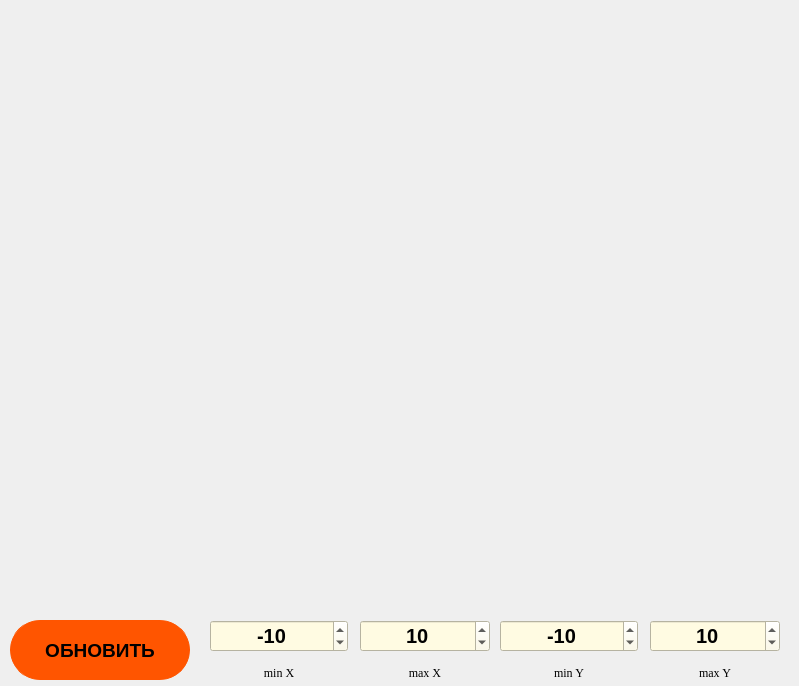
<?xml version="1.0" encoding="UTF-8"?>
<ui version="4.0">
 <class>GraphView</class>
 <widget class="QDialog" name="GraphView">
  <property name="geometry">
   <rect>
    <x>0</x>
    <y>0</y>
    <width>799</width>
    <height>686</height>
   </rect>
  </property>
  <property name="windowTitle">
   <string>Abobius Graphicus</string>
  </property>
  <widget class="QCustomPlot" name="widget" native="true">
   <property name="geometry">
    <rect>
     <x>10</x>
     <y>10</y>
     <width>780</width>
     <height>600</height>
    </rect>
   </property>
  </widget>
  <widget class="QPushButton" name="button_count">
   <property name="geometry">
    <rect>
     <x>10</x>
     <y>620</y>
     <width>180</width>
     <height>60</height>
    </rect>
   </property>
   <property name="sizePolicy">
    <sizepolicy hsizetype="Fixed" vsizetype="Fixed">
     <horstretch>0</horstretch>
     <verstretch>0</verstretch>
    </sizepolicy>
   </property>
   <property name="minimumSize">
    <size>
     <width>180</width>
     <height>60</height>
    </size>
   </property>
   <property name="maximumSize">
    <size>
     <width>180</width>
     <height>60</height>
    </size>
   </property>
   <property name="baseSize">
    <size>
     <width>180</width>
     <height>80</height>
    </size>
   </property>
   <property name="font">
    <font>
     <pointsize>14</pointsize>
     <weight>75</weight>
     <bold>true</bold>
    </font>
   </property>
   <property name="styleSheet">
    <string notr="true">QPushButton {
	background-color: rgb(255, 85, 0);
	border: 1px solid rgb(255, 85, 0);
	border-radius: 30px;
}
QPushButton:pressed {
	background-color: rgb(255, 115, 30);
}</string>
   </property>
   <property name="text">
    <string>ОБНОВИТЬ</string>
   </property>
   <property name="shortcut">
    <string>Enter</string>
   </property>
  </widget>
  <widget class="QWidget" name="horizontalLayoutWidget">
   <property name="geometry">
    <rect>
     <x>210</x>
     <y>620</y>
     <width>138</width>
     <height>60</height>
    </rect>
   </property>
   <layout class="QVBoxLayout" name="verticalLayout_2">
    <item>
     <widget class="QSpinBox" name="line_xmin">
      <property name="sizePolicy">
       <sizepolicy hsizetype="Preferred" vsizetype="Preferred">
        <horstretch>0</horstretch>
        <verstretch>0</verstretch>
       </sizepolicy>
      </property>
      <property name="font">
       <font>
        <family>Ubuntu</family>
        <pointsize>15</pointsize>
        <weight>75</weight>
        <bold>true</bold>
       </font>
      </property>
      <property name="styleSheet">
       <string notr="true">background-color: rgb(255, 251, 226)</string>
      </property>
      <property name="alignment">
       <set>Qt::AlignCenter</set>
      </property>
      <property name="minimum">
       <number>-1000000</number>
      </property>
      <property name="maximum">
       <number>-1</number>
      </property>
      <property name="value">
       <number>-10</number>
      </property>
     </widget>
    </item>
    <item>
     <widget class="QLabel" name="label_4">
      <property name="sizePolicy">
       <sizepolicy hsizetype="Minimum" vsizetype="Minimum">
        <horstretch>0</horstretch>
        <verstretch>0</verstretch>
       </sizepolicy>
      </property>
      <property name="font">
       <font>
        <family>Liberation Serif</family>
        <pointsize>9</pointsize>
        <weight>50</weight>
        <bold>false</bold>
       </font>
      </property>
      <property name="layoutDirection">
       <enum>Qt::LeftToRight</enum>
      </property>
      <property name="lineWidth">
       <number>0</number>
      </property>
      <property name="text">
       <string>min X</string>
      </property>
      <property name="alignment">
       <set>Qt::AlignBottom|Qt::AlignHCenter</set>
      </property>
      <property name="margin">
       <number>-2</number>
      </property>
     </widget>
    </item>
   </layout>
  </widget>
  <widget class="QWidget" name="verticalLayoutWidget">
   <property name="geometry">
    <rect>
     <x>360</x>
     <y>620</y>
     <width>130</width>
     <height>60</height>
    </rect>
   </property>
   <layout class="QVBoxLayout" name="verticalLayout">
    <item>
     <widget class="QSpinBox" name="line_xmax">
      <property name="sizePolicy">
       <sizepolicy hsizetype="Preferred" vsizetype="Preferred">
        <horstretch>0</horstretch>
        <verstretch>0</verstretch>
       </sizepolicy>
      </property>
      <property name="font">
       <font>
        <family>Ubuntu</family>
        <pointsize>15</pointsize>
        <weight>75</weight>
        <bold>true</bold>
       </font>
      </property>
      <property name="styleSheet">
       <string notr="true">background-color: rgb(255, 251, 226)</string>
      </property>
      <property name="alignment">
       <set>Qt::AlignCenter</set>
      </property>
      <property name="minimum">
       <number>1</number>
      </property>
      <property name="maximum">
       <number>1000000</number>
      </property>
      <property name="value">
       <number>10</number>
      </property>
     </widget>
    </item>
    <item>
     <widget class="QLabel" name="label_5">
      <property name="sizePolicy">
       <sizepolicy hsizetype="Minimum" vsizetype="Minimum">
        <horstretch>0</horstretch>
        <verstretch>0</verstretch>
       </sizepolicy>
      </property>
      <property name="font">
       <font>
        <family>Liberation Serif</family>
        <pointsize>9</pointsize>
        <weight>50</weight>
        <bold>false</bold>
       </font>
      </property>
      <property name="text">
       <string>max X</string>
      </property>
      <property name="alignment">
       <set>Qt::AlignBottom|Qt::AlignHCenter</set>
      </property>
      <property name="margin">
       <number>-2</number>
      </property>
     </widget>
    </item>
   </layout>
  </widget>
  <widget class="QWidget" name="verticalLayoutWidget_2">
   <property name="geometry">
    <rect>
     <x>500</x>
     <y>620</y>
     <width>138</width>
     <height>60</height>
    </rect>
   </property>
   <layout class="QVBoxLayout" name="verticalLayout_3">
    <item>
     <widget class="QSpinBox" name="line_ymin">
      <property name="sizePolicy">
       <sizepolicy hsizetype="Preferred" vsizetype="Preferred">
        <horstretch>0</horstretch>
        <verstretch>0</verstretch>
       </sizepolicy>
      </property>
      <property name="font">
       <font>
        <family>Ubuntu</family>
        <pointsize>15</pointsize>
        <weight>75</weight>
        <bold>true</bold>
       </font>
      </property>
      <property name="styleSheet">
       <string notr="true">background-color: rgb(255, 251, 226)</string>
      </property>
      <property name="alignment">
       <set>Qt::AlignCenter</set>
      </property>
      <property name="minimum">
       <number>-1000000</number>
      </property>
      <property name="maximum">
       <number>-1</number>
      </property>
      <property name="value">
       <number>-10</number>
      </property>
     </widget>
    </item>
    <item>
     <widget class="QLabel" name="label_6">
      <property name="sizePolicy">
       <sizepolicy hsizetype="Minimum" vsizetype="Minimum">
        <horstretch>0</horstretch>
        <verstretch>0</verstretch>
       </sizepolicy>
      </property>
      <property name="font">
       <font>
        <family>Liberation Serif</family>
        <pointsize>9</pointsize>
        <weight>50</weight>
        <bold>false</bold>
       </font>
      </property>
      <property name="text">
       <string>min Y</string>
      </property>
      <property name="alignment">
       <set>Qt::AlignBottom|Qt::AlignHCenter</set>
      </property>
      <property name="margin">
       <number>-2</number>
      </property>
     </widget>
    </item>
   </layout>
  </widget>
  <widget class="QWidget" name="horizontalLayoutWidget_2">
   <property name="geometry">
    <rect>
     <x>650</x>
     <y>620</y>
     <width>130</width>
     <height>60</height>
    </rect>
   </property>
   <layout class="QVBoxLayout" name="verticalLayout_4">
    <item>
     <widget class="QSpinBox" name="line_ymax">
      <property name="sizePolicy">
       <sizepolicy hsizetype="Preferred" vsizetype="Preferred">
        <horstretch>0</horstretch>
        <verstretch>0</verstretch>
       </sizepolicy>
      </property>
      <property name="font">
       <font>
        <family>Ubuntu</family>
        <pointsize>15</pointsize>
        <weight>75</weight>
        <bold>true</bold>
       </font>
      </property>
      <property name="styleSheet">
       <string notr="true">background-color: rgb(255, 251, 226)</string>
      </property>
      <property name="alignment">
       <set>Qt::AlignCenter</set>
      </property>
      <property name="minimum">
       <number>1</number>
      </property>
      <property name="maximum">
       <number>1000000</number>
      </property>
      <property name="value">
       <number>10</number>
      </property>
     </widget>
    </item>
    <item>
     <widget class="QLabel" name="label_10">
      <property name="sizePolicy">
       <sizepolicy hsizetype="Minimum" vsizetype="Minimum">
        <horstretch>0</horstretch>
        <verstretch>0</verstretch>
       </sizepolicy>
      </property>
      <property name="font">
       <font>
        <family>Liberation Serif</family>
        <pointsize>9</pointsize>
        <weight>50</weight>
        <bold>false</bold>
       </font>
      </property>
      <property name="text">
       <string>max Y</string>
      </property>
      <property name="alignment">
       <set>Qt::AlignBottom|Qt::AlignHCenter</set>
      </property>
      <property name="margin">
       <number>-2</number>
      </property>
     </widget>
    </item>
   </layout>
  </widget>
 </widget>
 <customwidgets>
  <customwidget>
   <class>QCustomPlot</class>
   <extends>QWidget</extends>
   <header>qcustomplot.h</header>
   <container>1</container>
  </customwidget>
 </customwidgets>
 <resources/>
 <connections/>
</ui>
